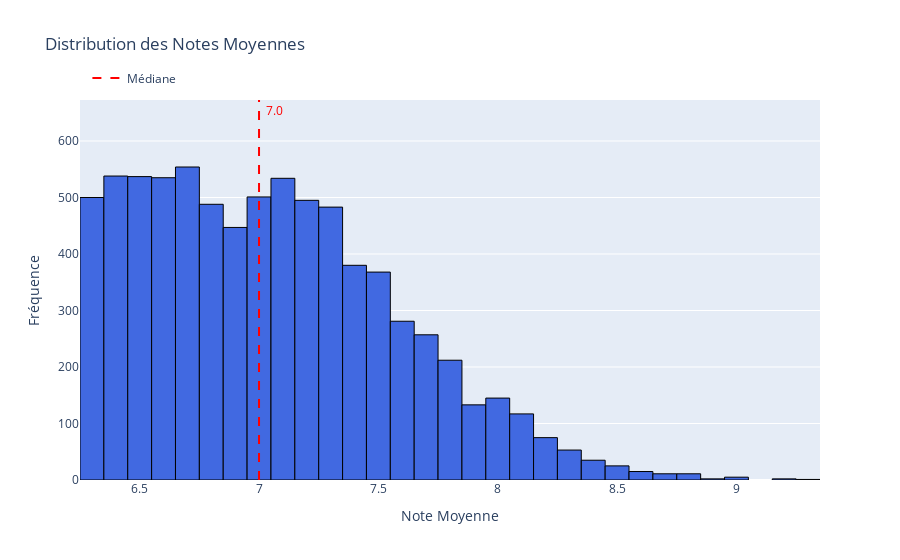
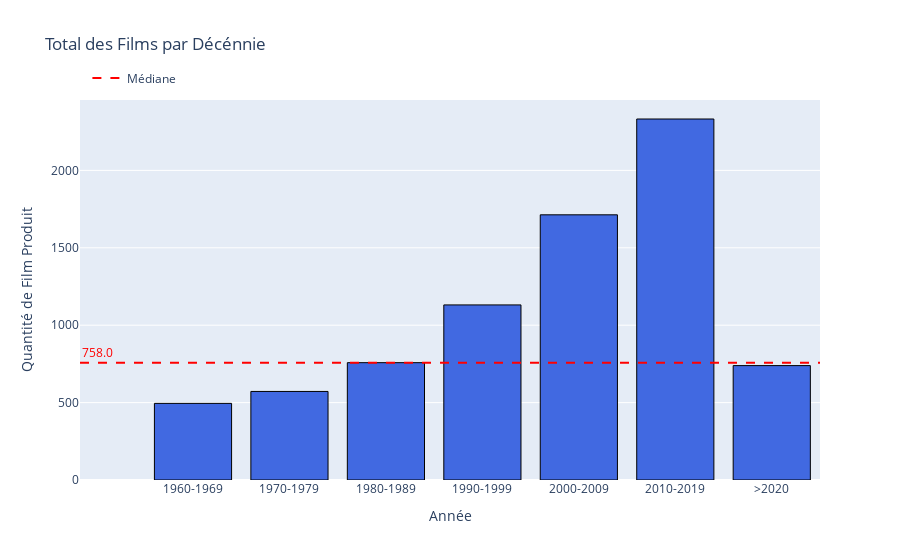
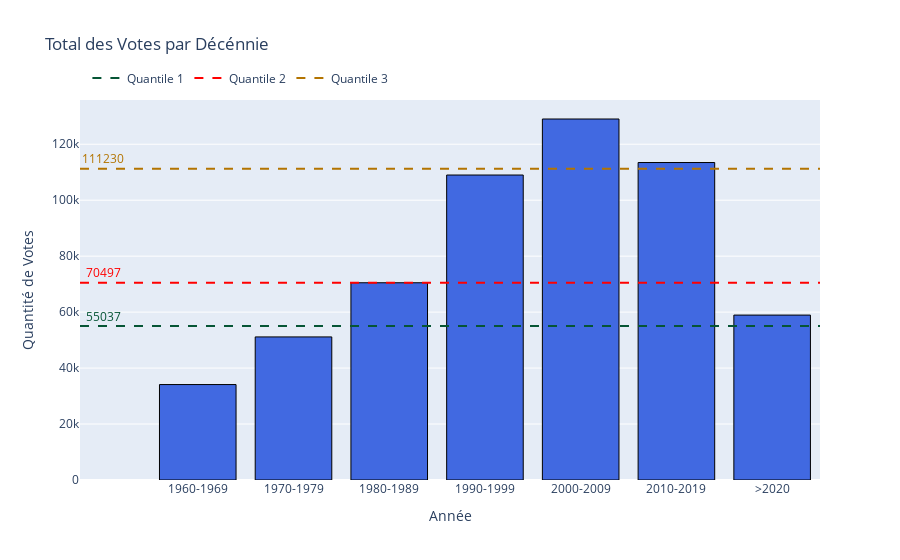

The notebook cell these images were saved under, in order:
### Markdown cell above
- On peut désormais ré-afficher la distribution des notes moyennes, le total des films par décénnie et le nombre moyen des votes par décénnies

### Code cell
eda.show_total_films_decade_plotly(df)

### Figure 1 — Plotly figure (JSON) as saved in the notebook; plotly's stock layout.template omitted (floating-point values rounded to 4 significant figures; data arrays with more than 128 entries replaced by an {"elided": "..."} marker saying what was removed)
{"data": [{"marker": {"color": "royalblue", "line": {"color": "black", "width": 1}}, "showlegend": false, "type": "histogram", "x": {"elided": "7740 float values"}}, {"line": {"color": "red", "dash": "dash", "width": 2}, "mode": "lines", "name": "Médiane", "type": "scatter", "x": [null], "y": [null]}], "layout": {"annotations": [{"font": {"color": "red"}, "name": "Median", "showarrow": false, "text": "7.0", "x": 7, "xshift": 15, "y": 654}], "legend": {"orientation": "h", "x": 0.01, "xanchor": "left", "y": 1.02, "yanchor": "bottom"}, "shapes": [{"line": {"color": "red", "dash": "dash", "width": 2}, "type": "line", "x0": 7, "x1": 7, "y0": 0, "y1": 1, "yref": "paper"}], "title": {"text": "Distribution des Notes Moyennes"}, "xaxis": {"title": {"text": "Note Moyenne"}}, "yaxis": {"title": {"text": "Fréquence"}}}}

### Figure 2 — Plotly figure (JSON) as saved in the notebook; plotly's stock layout.template omitted (floating-point values rounded to 4 significant figures)
{"data": [{"marker": {"color": "royalblue", "line": {"color": "black", "width": 1}}, "showlegend": false, "type": "bar", "x": ["1960-1969", "1970-1979", "1980-1989", "1990-1999", "2000-2009", "2010-2019", ">2020"], "y": [495, 572, 758, 1131, 1713, 2332, 739]}, {"line": {"color": "red", "dash": "dash", "width": 2}, "mode": "lines", "name": "Médiane", "type": "scatter", "x": [null], "y": [null]}], "layout": {"annotations": [{"font": {"color": "red"}, "showarrow": false, "text": "758.0", "x": -0.99, "y": 758, "yshift": 10}], "legend": {"orientation": "h", "x": 0.01, "xanchor": "left", "y": 1.02, "yanchor": "bottom"}, "shapes": [{"line": {"color": "red", "dash": "dash", "width": 2}, "type": "line", "x0": 0, "x1": 1, "xref": "paper", "y0": 758, "y1": 758}], "title": {"text": "Total des Films par Décénnie"}, "xaxis": {"title": {"text": "Année"}}, "yaxis": {"title": {"text": "Quantité de Film Produit"}}}}

### Figure 3 — Plotly figure (JSON) as saved in the notebook; plotly's stock layout.template omitted (floating-point values rounded to 4 significant figures)
{"data": [{"marker": {"color": "royalblue", "line": {"color": "black", "width": 1}}, "showlegend": false, "type": "bar", "x": ["1960-1969", "1970-1979", "1980-1989", "1990-1999", "2000-2009", "2010-2019", ">2020"], "y": [34110.0, 51140.0, 70500.0, 109000.0, 129000.0, 113500.0, 58940.0]}, {"line": {"color": "#065535", "dash": "dash", "width": 2}, "mode": "lines", "name": "Quantile 1", "type": "scatter", "x": [null], "y": [null]}, {"line": {"color": "#ff0000", "dash": "dash", "width": 2}, "mode": "lines", "name": "Quantile 2", "type": "scatter", "x": [null], "y": [null]}, {"line": {"color": "#b37400", "dash": "dash", "width": 2}, "mode": "lines", "name": "Quantile 3", "type": "scatter", "x": [null], "y": [null]}], "layout": {"annotations": [{"font": {"color": "#065535"}, "showarrow": false, "text": "55037", "x": -0.99, "y": 55040.0, "yshift": 10}, {"font": {"color": "#ff0000"}, "showarrow": false, "text": "70497", "x": -0.99, "y": 70500.0, "yshift": 10}, {"font": {"color": "#b37400"}, "showarrow": false, "text": "111230", "x": -0.99, "y": 111200.0, "yshift": 10}], "legend": {"orientation": "h", "x": 0.01, "xanchor": "left", "y": 1.02, "yanchor": "bottom"}, "shapes": [{"line": {"color": "#065535", "dash": "dash", "width": 2}, "type": "line", "x0": 0, "x1": 1, "xref": "paper", "y0": 55040.0, "y1": 55040.0}, {"line": {"color": "#ff0000", "dash": "dash", "width": 2}, "type": "line", "x0": 0, "x1": 1, "xref": "paper", "y0": 70500.0, "y1": 70500.0}, {"line": {"color": "#b37400", "dash": "dash", "width": 2}, "type": "line", "x0": 0, "x1": 1, "xref": "paper", "y0": 111200.0, "y1": 111200.0}], "title": {"text": "Total des Votes par Décénnie"}, "xaxis": {"title": {"text": "Année"}}, "yaxis": {"title": {"text": "Quantité de Votes"}}}}
